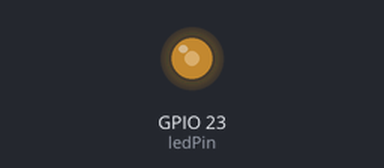
Bench run of a program on a simulated ESP32. Parts: output pins drawn as LEDs (lit = HIGH).

Above: at 0.41 s.
Timing chart, 0 to 1.0 s (numbered marks = the images above):
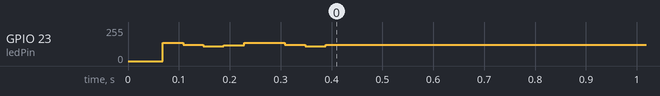

The program:

main.cpp
```cpp
#include <Arduino.h>
// the number of the LED pin
const int ledPin = 23;  // 16 corresponds to GPIO16

// setting PWM properties
const int freq = 15000;
const int ledChannel = 0;
const int resolution = 8;
u_char  pwm[]={              //pwm产生数组
    124,122,119,116,114,111,108,106,103,100,98,95,93,90,87,85,82,80,77,75,73,70,68,65,63,61,58,56,54,52,50,47,45,43,
    41,39,37,36,34,32,30,28,27,25,23,22,20,19,18,16,15,14,12,11,10,9,8,7,6,5,4,4,3,2,2,1,1,0,0,0,0,0,0,0,0,0,0,0,0,0,0,0,
    1,1,2,2,3,4,4,5,4,7,8,9,10,11,12,14,15,16,18,19,20,22,23,25,27,28,30,32,34,36,37,39,41,43,45,47,50,52,54,56,58,61,63,
    65,68,70,73,75,77,80,82,85,87,90,93,95,98,100,103,106,108,111,114,116,119,122,124,127,130,132,135,138,140,143,146,148,151,
    154,156,159,161,164,167,169,172,174,177,179,181,184,186,189,191,193,196,198,200,202,204,207,209,211,213,215,217,218,220,
    222,224,226,227,229,231,232,234,235,236,238,239,240,242,243,244,245,246,247,248,249,250,250,251,252,252,253,253,254,254,
    254,255,255,255,255,255,255,255,255,255,254,254,254,
    253,253,252,252,251,250,250,249,248,247,246,245,244,243,242,240,239,238,236,235,234,232,231,229,227,226,224,222,220,218,
    217,215,213,211,209,207,204,202,200,198,196,193,191,189,186,184,181,179,177,174,172,169,167,164,161,159,156,154,151,148,146,
    143,140,138,135,132,130,127,124,122,119,116,114
};

void setup(){
  // configure LED PWM functionalitites
  ledcSetup(ledChannel, freq, resolution);

  // attach the channel to the GPIO to be controlled
  ledcAttachPin(ledPin, ledChannel);
}

void loop(){
  // increase the LED brightness
  for(int i = 0; i < sizeof(pwm)/sizeof(*pwm); i++){
    // changing the LED brightness with PWM
    ledcWrite(ledChannel, pwm[i]);
    delayMicroseconds(65);
  }
}
```

Measured:
- by itself, GPIO 23 (ledPin): 0/255 → 136/255 at 0.07 s, → 122/255 0.24 s later
